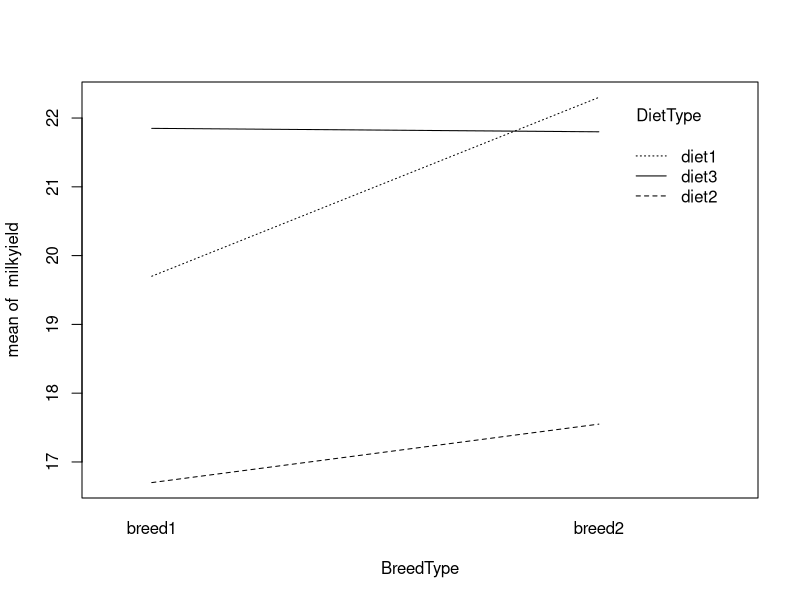
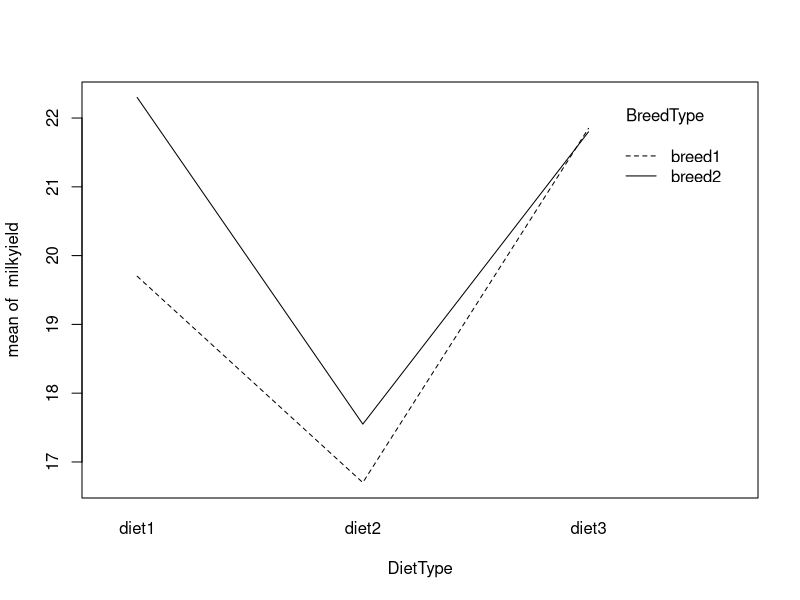

R code for these plots, in order: (Note: this script raises an error after producing the figures.)
## ---- chunk 1
y = c(18.8,21.2,16.7,19.8,23.9,22.3,15.9,19.2,21.8)
#Need a shortcut version for this
X1 = matrix(c(rep(1,9),1,1,1,1,1,0,0,0,0,0,0,0,0,0,1,1,1,1,1,1,0,0,0,1,0,0,0,0,0,1,0,0,0,1,1,0,0,0,0,1,1,0,0,0,1),9,6)
X1

#Where error terms are obvious!
## ---- chunk 2
y = c(18.8,21.2,16.7,19.8,23.9,22.3,15.9,19.2,21.8)
#Need a shortcut version for this
X = matrix(c(rep(1,9),1,1,1,1,1,0,0,0,0,0,0,0,0,0,1,1,1,1,1,1,0,0,0,1,0,0,0,0,0,1,0,0,0,1,1,0,0,0,0,1,1,0,0,0,1,1,1,0,0,0,0,0,0,0,0,0,1,0,0,0,0,0,0,0,0,0,1,1,0,0,0,0,0,0,0,0,0,1,0,0,0,0,0,0,0,0,0,1,1,0,0,0,0,0,0,0,0,0,1),9,12)
X
## ---- chunk 3
#Attempt 1: Create Dataframe
Breed = c('breed1','breed1','breed1','breed1','breed1','breed2','breed2','breed2','breed2')
Diet = c('diet1','diet1','diet2','diet3','diet3','diet1','diet2','diet2','diet3')
milkyield = c(18.2,21.2,16.7,19.8,23.9,22.3,15.9,19.2,21.8)
cow = data.frame(milkyield,Breed,Diet)
str(cow)
## ---- chunk 4
# However we want Breed and Diet to become factors!
BreedType = factor(cow$Breed)
DietType= factor(cow$Diet)
newcow = data.frame(milkyield,BreedType,DietType) #This we want to recreate our dataframe!
str(newcow)
## ---- chunk 5
with(newcow, interaction.plot(BreedType,DietType,milkyield))
## ---- chunk 6
with(newcow, interaction.plot(DietType,BreedType,milkyield)) #Switch tao with beta
## ---- chunk 7
#Use Matrix package!
r = rankMatrix(X)[1]
r
## ---- chunk 8
XtXc = ginv(t(X)%*%X)
b = XtXc%*%t(X)%*%y
b
s2 = sum((y-X%*%b)^2)/(length(y)-r)
s2
## ---- chunk 9
#To compute our C matrix!
C = matrix(0,2,12)
C[1,c(7,8,10,11)] = c(1,-1,-1,1)
C[2,c(7,9,10,12)] = c(1,-1,-1,1)
C[,-(1:6)]
## ---- chunk 10
Fstat = (t(C%*%b)%*%solve(C%*%XtXc%*%t(C))%*%C%*%b/2/s2)
Fstat
## ---- chunk 11
pf(Fstat,2,9-6,lower = F)
## ---- chunk 12
model = lm(milkyield~BreedType*DietType, data = newcow)
anova(model)

## ---- chunk 13

#Actual Method (#Slight value difference compared to the solutions!)
model$coefficients

## ---- chunk 14
#Actual Method
c(1,1,0,1,0,1)%*%model$coefficients

## ---- chunk 15
#Use Matrix package!
r1 = rankMatrix(X1)[1]
r1
## ---- chunk 16
XtXc2 = ginv(t(X1)%*%X1)
b = XtXc2%*%t(X1)%*%y
b
s2a = sum((y-X1%*%b)^2)/(length(y)-r1)
s2a
## ---- chunk 17
#To compute our C matrix! #Attempt 1 
C1 = matrix(0,1,6)
C1[1,c(1,5,6)] = c(0,1,-1)
C1
## ---- chunk 18
Fstat = (t(C1%*%b)%*%solve(C1%*%XtXc2%*%t(C1))%*%C1%*%b/1/s2a)
Fstat
## ---- chunk 19
pf(Fstat,1,9-length(r1),lower = F)
## ---- chunk 20
library(car)
linearHypothesis(model2,c(0,0,1,-1),0)

## ---- chunk 21

#Additive model
model2 = lm(milkyield~1+BreedType+DietType, data = newcow)
anova(model2)

## ---- chunk 22

model2$coefficients

## ---- chunk 23

c(1,1,0,1)%*%model2$coefficients #We select the intercept, Breed Type 2 and Diet Type 3

## ---- chunk 24
#Attempt 1
library(gmodels)
ci =estimable(model2,c(1,1,0,1),conf.int = 0.95) #NOTE from c(1,1,0,1) 
#We select the intercept, Breed Type 2 and Diet Type 3
c(ci$Lower,ci$Upper)
## ---- chunk 25
#Attempt 1
library(gmodels)
ci =estimable(model,c(1,1,0,1,0,1),conf.int = 0.95) #NOTE: More to add
#We select the intercept, Breed Type 2 and Diet Type 3
c(ci$Lower,ci$Upper)

## ---- chunk 26
str(npk)
## ---- chunk 27
#Attempt 1
#Additive Model with blocks
adb = lm(yield~1+N+P+K+block, data = npk)
summary(adb)
## ---- chunk 28
#Attempt 1
#Additive Model without blocks
adnb = lm(yield~1+N+P+K, data = npk)
summary(adnb)
## ---- chunk 29
anova(adnb,adb)
## ---- chunk 30
#Attempt 1
imodel = lm(yield~1+N+P+K+N*P+N*K+P*K,data = npk)
summary(imodel)

## ---- chunk 31
#Attempt 1
anova(adnb,imodel) #no blocks

## ---- chunk 32
#Attempt 1
noimodel = step(adnb,scope =~.+N+P+K)
## ---- chunk 33
#Attempt 1
withimodel = step(imodel,scope =~.+N+P+K+N*P+N*K+P*K)
## ---- chunk 34
#Attempt 1 No interaction
finalmodel = lm(yield~N+K, data = npk)
finalmodel$coefficients

## ---- chunk 35

#Actual solution: ASK FOR HELP!
ib = estimable(finalmodel, c(1,1,0),conf.int = 0.95)
c(ib$Lower,ib$Upper)
